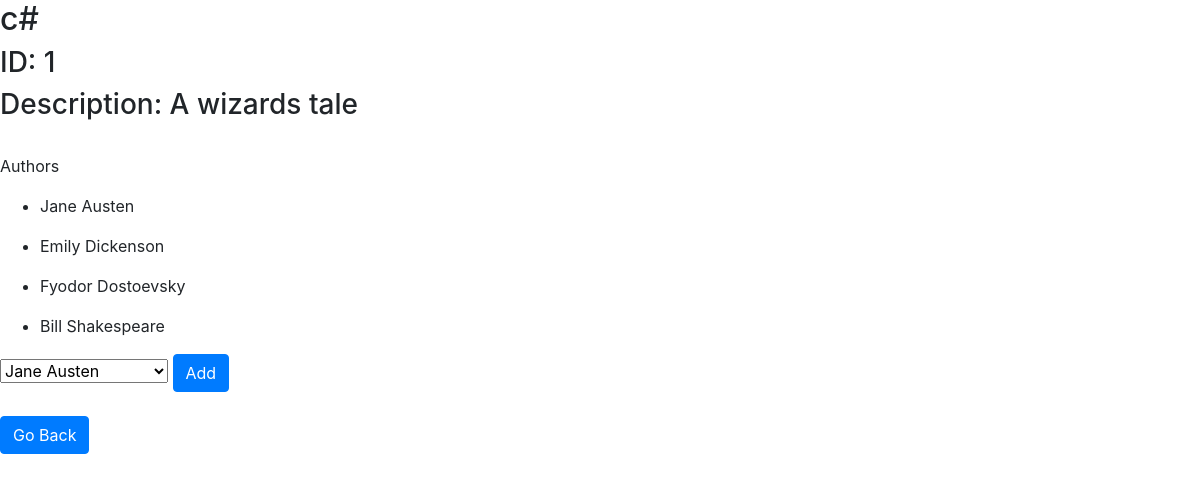
Screenshot of /books/1 with the database file from the repository.
### books_authors_app/models.py (models this page shows)
class book(models.Model):
    title = models.CharField(max_length=255)
    description = models.TextField()
    created_at = models.DateTimeField(auto_now_add=True)
    updated_at = models.DateTimeField(auto_now=True)

class author(models.Model):
    first_name = models.CharField(max_length=45)
    last_name = models.CharField(max_length=45)
    notes = models.TextField()
    books = models.ManyToManyField(book, related_name="authors")
    created_at = models.DateTimeField(auto_now_add=True)
    updated_at = models.DateTimeField(auto_now=True)

### books_authors_app/views.py (the view)
# urls.py: path('books/<int:bookID>', views.book_view),
def book_view(request, bookID):
    book_to_show = book.objects.get(id = bookID)
    author_to_add = author.objects.all()
    print(book_to_show)
    context = {
        "book_to_show" : book_to_show,
        "author_to_add" : author_to_add,
    }
    return render(request, "bookview.html", context)

### books_authors_app/templates/bookview.html (shortened to what this page needs)
<!DOCTYPE html>
<html lang="en">
<head>
    <link rel="stylesheet" href="https://stackpath.bootstrapcdn.com/bootstrap/4.5.2/css/bootstrap.min.css">
</head>
<body>
    <h2>{{book_to_show.title}}</h2>
    <h3>ID: {{book_to_show.id}}</h3>
    <h3>Description: {{book_to_show.description}}</h3>
    <br>
    <p>Authors</p>
    {% for a in book_to_show.authors.all %}
    <ul>
        <li>{{a.first_name}} {{a.last_name}}</li>
    </ul>
    {% endfor %}
    <form action="/add_author_to_book/{{book_to_show.id}}" method="POST">
        <select name="select_author">
            {% for b in author_to_add %}
            <option value="{{b.id}}">{{b.first_name}} {{b.last_name}}</option>
            {% endfor %}
        </select>
        <button class="btn btn-primary" type="submit">Add</button>
    </form>
    <br>
    <a href="/" class="btn btn-primary" >Go Back</a>
</body>
</html>

### rows the page displays
book: title "c#", id "1", description "A wizards tale"
author: first_name "Jane", last_name "Austen"
author: first_name "Emily", last_name "Dickenson"
author: first_name "Fyodor", last_name "Dostoevsky"
author: first_name "Bill", last_name "Shakespeare"

### other values shown
form field select_author "Jane Austen"
